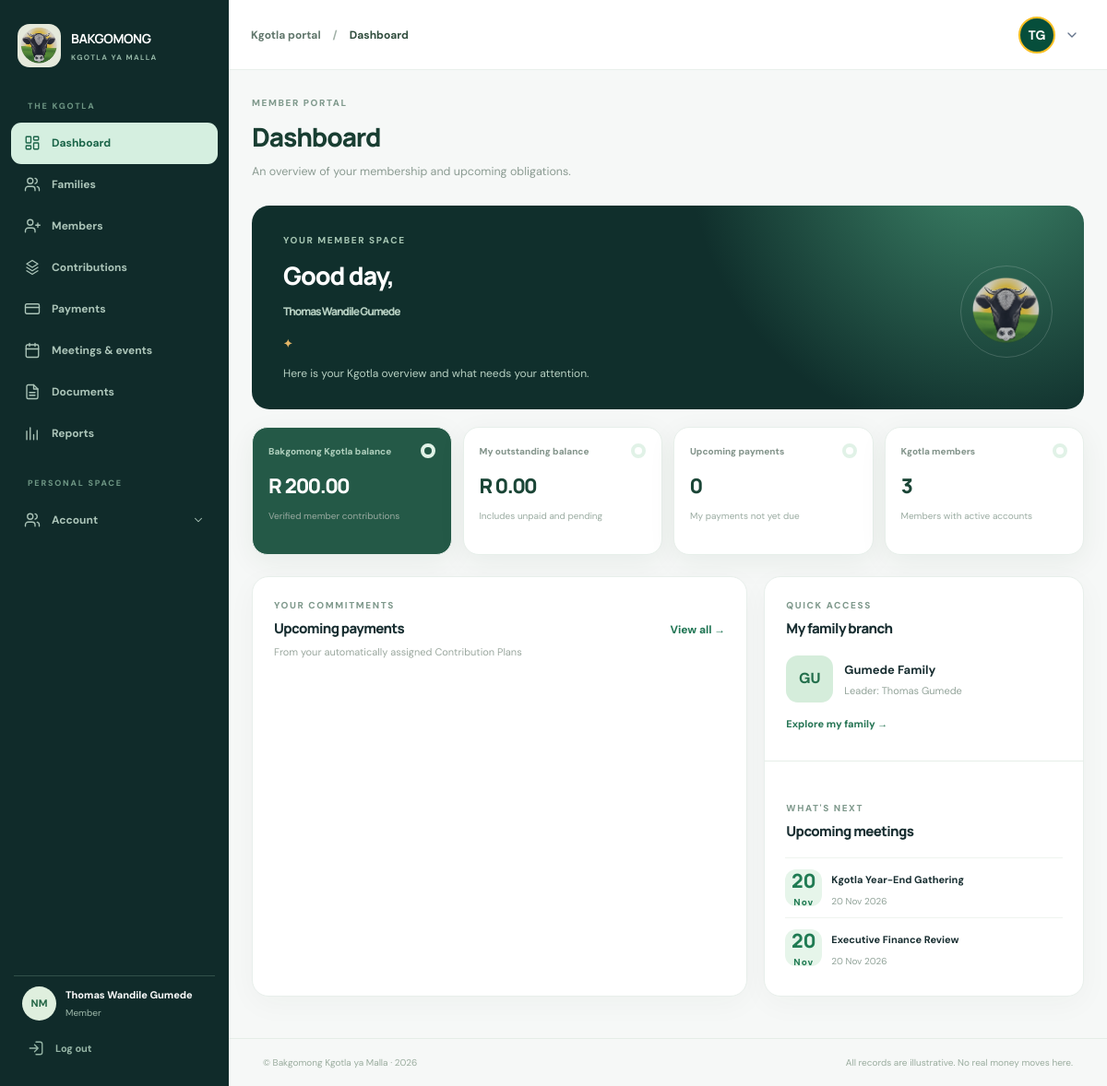
The page /dashboard (signed in) on the database as committed earlier.
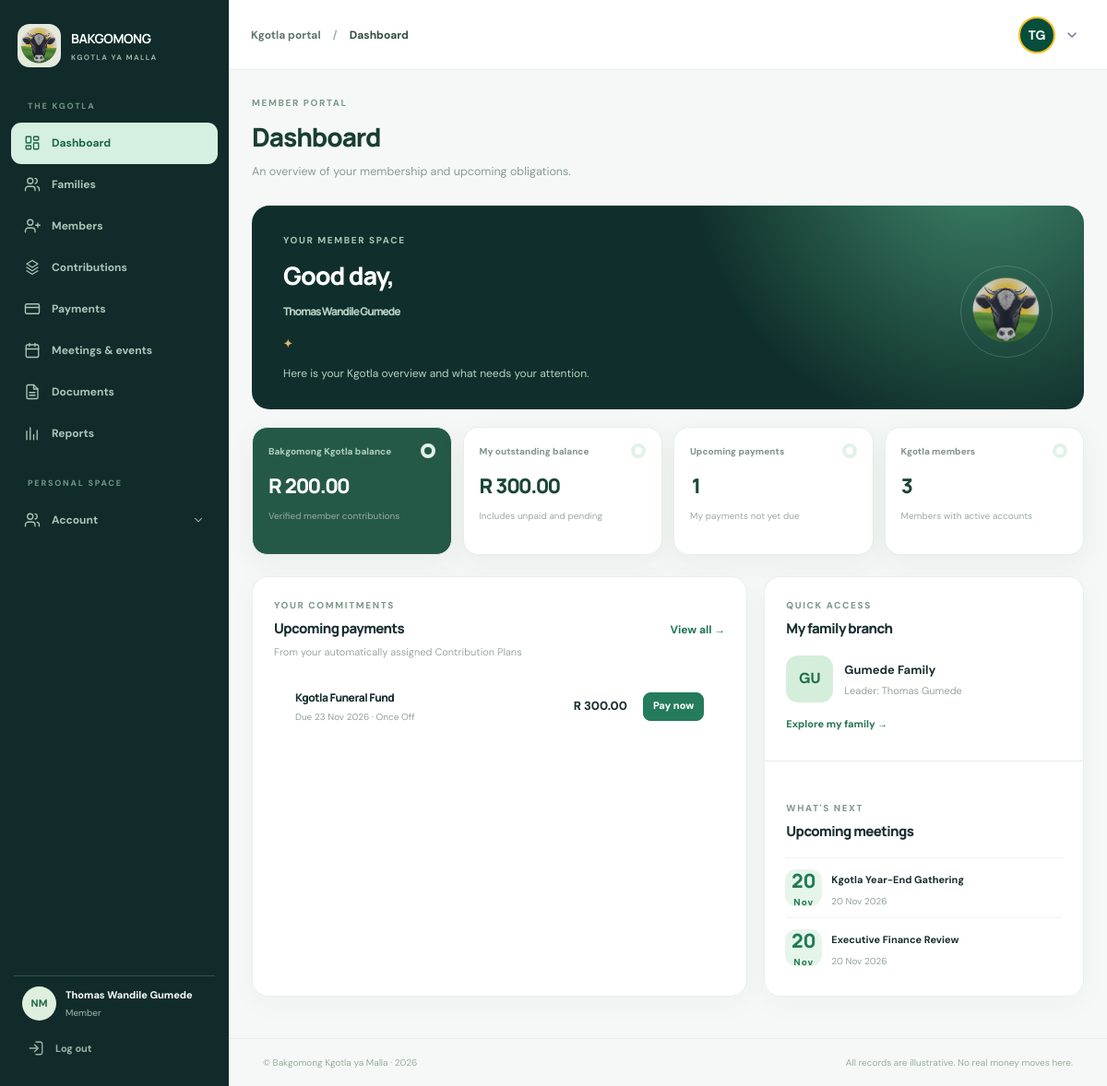
The same page on the database as committed later.
### bakgomong_kgotla_yamalla/models.py (models this page shows, shortened)
class Meeting(AbstractCreate):
    class MeetingType(models.TextChoices):
        ONLINE = "online", _("Online Meeting")
        IN_PERSON = "in_person", _("Live / In-Person Meeting")
    title = models.CharField(max_length=150, help_text=_("Enter meeting title"))
    slug = models.SlugField(max_length=200, unique=True, blank=True)
    description = models.TextField(blank=True, null=True)
    meeting_type = models.CharField(
        max_length=20,
        choices=MeetingType.choices,
        default=MeetingType.IN_PERSON,
        help_text=_("Specify whether this meeting is online or in-person."),
    )
    meeting_venue = models.CharField(max_length=150, help_text=_("Meeting Venue for in-person meetings"), blank=True, null=True)
    meeting_link = models.URLField(
        blank=True,
        null=True,
        help_text=_("Link for online meetings (e.g., Zoom, Google Meet)."),
    )
    audience = models.CharField(
        max_length=30,
        choices=SCOPE_CHOICES.choices,
        default=SCOPE_CHOICES.CLAN,
        help_text=_("Specify who this meeting is for."),
    )
    meeting_date = models.DateTimeField(help_text=_("Start date and time of the meeting"))
    meeting_end_date = models.DateTimeField(help_text=_("End date and time of the meeting"))
    created_by = models.ForeignKey(
        get_user_model(),
        on_delete=models.SET_NULL,
        null=True,
        related_name="meetings_created",
        help_text=_("User who created this meeting"),
    )
    family = models.ForeignKey(
        Family,
        on_delete=models.SET_NULL,
        null=True,
        blank=True,
        related_name="meetings",
        help_text=_("Optional: assign this meeting to a specific family if needed."),
    )
    meeting_status = models.CharField(
        max_length=20,
        choices=[
            ("scheduled", "Scheduled"),
            ("in_progress", "In Progress"),
            ("completed", "Completed"),
            ("cancelled", "Cancelled"),
        ],
        default="scheduled",
        help_text=_("Status of the meeting (e.g., Scheduled, In Progress, Completed)."),
    )
    class Meta:
        verbose_name = _("Meeting")
        verbose_name_plural = _("Meetings")
        ordering = ["-meeting_date"]

### contributions/models.py (models this page shows, shortened)
class MemberContribution(AbstractCreate):
    account = models.ForeignKey(get_user_model(), on_delete=models.CASCADE, related_name="member_contributions")
    contribution_type = models.ForeignKey(ContributionType, on_delete=models.CASCADE, related_name="member_contributions")
    amount_due = models.DecimalField(max_digits=10, decimal_places=2)
    reference = models.CharField(max_length=100, blank=True, null=True, help_text=_("Receipt or transaction reference"), unique=True)
    due_date = models.DateField(blank=True, null=True)
    is_paid = models.CharField(max_length=100, choices=PaymentStatus.choices, default=PaymentStatus.NOT_PAID, db_index=True)
    class Meta:
        verbose_name = _("Member Contribution")
        verbose_name_plural = _("Member Contributions")
        unique_together = ('account', 'contribution_type', 'due_date')
        ordering = ["-created"]
    get_payments_url = lambda self: reverse("contributions:checkout", kwargs={"id": self.id})

class ContributionType(AbstractCreate):
    class Category(models.TextChoices):
        EVENT = 'event', _('Event / Celebration')
        BURIAL = 'burial', _('Burial / Funeral Fund')
        SAVINGS = 'savings', _('Savings / Stokvel')
        INVESTMENT = 'investment', _('Investment Fund')
        BUSINESS = 'business', _('Business or Income Project')
        HOLIDAY = 'holiday', _('Holiday / Travel Fund')
        GROCERY = 'grocery', _('Grocery / Monthly Food Club')
        EMERGENCY = 'emergency', _('Emergency Support')
        EDUCATION = 'education', _('Education or Skills Fund')
        OTHER = 'other', _('Other')
    name = models.CharField(
        max_length=100,
        help_text=_("Enter contribution name (e.g. Kgotla Monthly Fee or Kgotla Funeral Fund)"),
    )
    slug = models.SlugField(max_length=150, unique=True, blank=True)
    description = models.TextField(blank=True, null=True)
    category = models.CharField(
        max_length=50,
        choices=Category.choices,
        default=Category.OTHER,
        help_text=_("Select the contribution category (e.g. Burial, Savings, Event)"),
    )
    family = models.ForeignKey(Family, on_delete=models.SET_NULL, null=True, blank=True, related_name='family_contribution_types', help_text=_('Select family if this contribution is only for specific family'))
    amount = models.DecimalField(
        max_digits=10,
        decimal_places=2,
        help_text=_("Default amount to be contributed for this type"),
    )
    recurrence = models.CharField(
        max_length=20,
        choices=Recurrence.choices,
        default=Recurrence.ONCE_OFF,
        help_text=_("Specify if this contribution is once-off, monthly, or annual"),
    )
    scope = models.CharField(max_length=20, choices=SCOPE_CHOICES.choices, default=SCOPE_CHOICES.CLAN, help_text=_("Specify if this contribution is Entire Kgotla, Family leader only, or specific family"),)
    due_date = models.DateField(blank=True, null=True, help_text=_("For Annual and Once-off contributions"))
    created_by = models.ForeignKey(
        get_user_model(),
        on_delete=models.SET_NULL,
        null=True,
        related_name="created_contributions",
    )
    is_active = models.BooleanField(default=True)
    class Meta:
        verbose_name = _("Contribution Type")
        verbose_name_plural = _("Contribution Types")
        ordering = ["-created"]

### bakgomong_kgotla_yamalla/views/clan.py (the view)
# urls.py: path("dashboard", dashboard, name="dashboard"),
@login_required
def dashboard(request):
    user = request.user
    context = {}
    member_contribs_qs = MemberContribution.objects.all().order_by("-created")
    context["clan_total_paid"] = member_contribs_qs.filter(
        is_paid=PaymentStatus.PAID
    ).aggregate(total_paid=Sum("amount_due"))["total_paid"] or 0
    user_unpaids = member_contribs_qs.filter(account=user, is_paid=PaymentStatus.NOT_PAID).order_by('-due_date')
    context["latest_unpaids"] = user_unpaids
    context["unpaid_amount"] = user_unpaids.aggregate(total=Sum("amount_due"))["total"] or 0
    context["members"] = Account.objects.filter(is_active=True).count()
    context["upcoming_meetings"] = Meeting.objects.filter(meeting_date__gt=timezone.now()).order_by("meeting_date")[:5]
    return render(request, 'dashboard.html', context)

### accounts/models.py (called while the page is built)
    def __str__(self):
        return self.name

    def get_absolute_url(self):
        return reverse("accounts:get-family", kwargs={"family_slug": self.slug})

    def __str__(self):
        full = self.get_full_name() or ""
        return full.strip() or self.username

### bakgomong_kgotla_yamalla/templates/dashboard.html (shortened to what the changed rows need)
{% extends '_base.html' %}
{% load static %}
{% block content %}
<main class="main-content page-enter" id="main-content">
    <section class="page-heading">
        <div>
            <h1>
                Dashboard
            </h1>
        </div>
    </section>
    <section class="welcome-band">
        <div>
            <h2>
                Good day,
                <span data-first-name="{{ request.user.first_name }}">
                    {{request.user.get_full_name }}
                </span>
                <span class="wave">
                    ✦
                </span>
            </h2>
        </div>
    </section>
    <section class="metrics-grid">
        <article class="metric-card">
            <div class="metric-top">
                <span>
                </span>
                <span class="metric-dot">
                </span>
            </div>
            <strong class="metric-value mono-num" id="dash-outstanding">
                R {{unpaid_amount|floatformat:2 }}
            </strong>
            <p>
                Includes unpaid and pending
            </p>
        </article>
        <article class="metric-card">
            <div class="metric-top">
                <span>
                </span>
                <span class="metric-dot">
                </span>
            </div>
            <strong class="metric-value mono-num" id="dash-upcoming">
                {{ latest_unpaids.count }}
            </strong>
            <p>
                My payments not yet due
            </p>
        </article>
    </section>
    <div class="dashboard-columns">
        <section class="soft-card">
            <div class="card-heading">
                <div>
                    <h2>
                        Upcoming payments
                    </h2>
                </div>
            </div>
            <div class="dash-payments" id="upcoming-payments">
                <div class="dash-payments" id="upcoming-payments">
                    {% for payment in latest_unpaids %}
                    <div class="due-row">
                        <div>
                            <h3>{{ payment.contribution_type.name }}</h3>
                            <p>Due {{ payment.due_date|date:"d M Y" }} · {{ payment.contribution_type.get_recurrence_display }}</p>
                        </div>
                        <div class="row-actions"><strong class="due-amount mono-num">R {{ payment.amount_due|floatformat:2 }}</strong><a class="btn-primary btn-sm"
                                href="{% url 'contributions:checkout' payment.id %}">Pay now</a></div>
                    </div>
                    {% endfor %}
                </div>
            </div>
        </section>
        <section class="soft-card">
            <div class="card-heading">
                <div>
                    <h2>
                        My family branch
                    </h2>
                </div>
            </div>
            <div class="card-heading">
                <div>
                    <h2>
                        Upcoming meetings
                    </h2>
                </div>
            </div>
            <div class="dash-meetings" id="dash-meetings">
                {% for meeting in upcoming_meetings %}
                <div class="meeting-mini"><span class="date-box"><strong>{{ meeting.meeting_date|date:"d" }}</strong><span>{{ meeting.meeting_date|date:"M" }}</span></span>
                    <div><strong>{{meeting.title}}</strong>
                        <p>{{meeting.meeting_date|date:"d M Y"}}</p>
                    </div>
                </div>
                {% empty %}
                <div class="meeting-mini">
                    <div>
                        <p>No upcoming meetings.</p>
                    </div>
                </div>
                {% endfor %}
            </div>
        </section>
    </div>
</main>
{% endblock content %}

Rows that differ between the two databases and show on the page:
added MemberContribution: contribution_type.name "Kgotla Funeral Fund", due_date "23 Nov 2026", contribution_type.recurrence "Once Off", amount_due "300.00"
Other text that changed with them:
{{ unpaid_amount|floatformat:2 }}: "0.00" → "300.00"
{{ latest_unpaids.count }}: "0" → "1"
